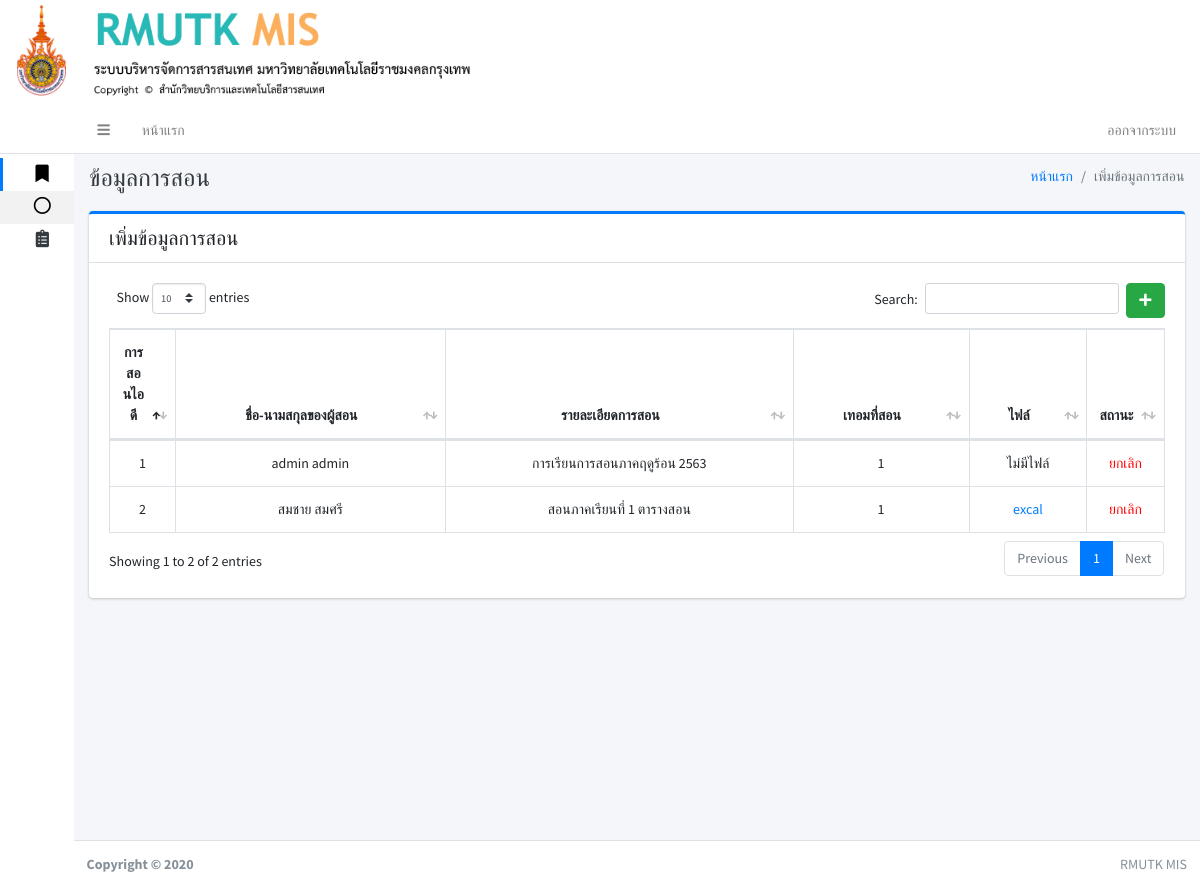
/index.php?kanzon (signed in), run on an earlier commit of the app's database.
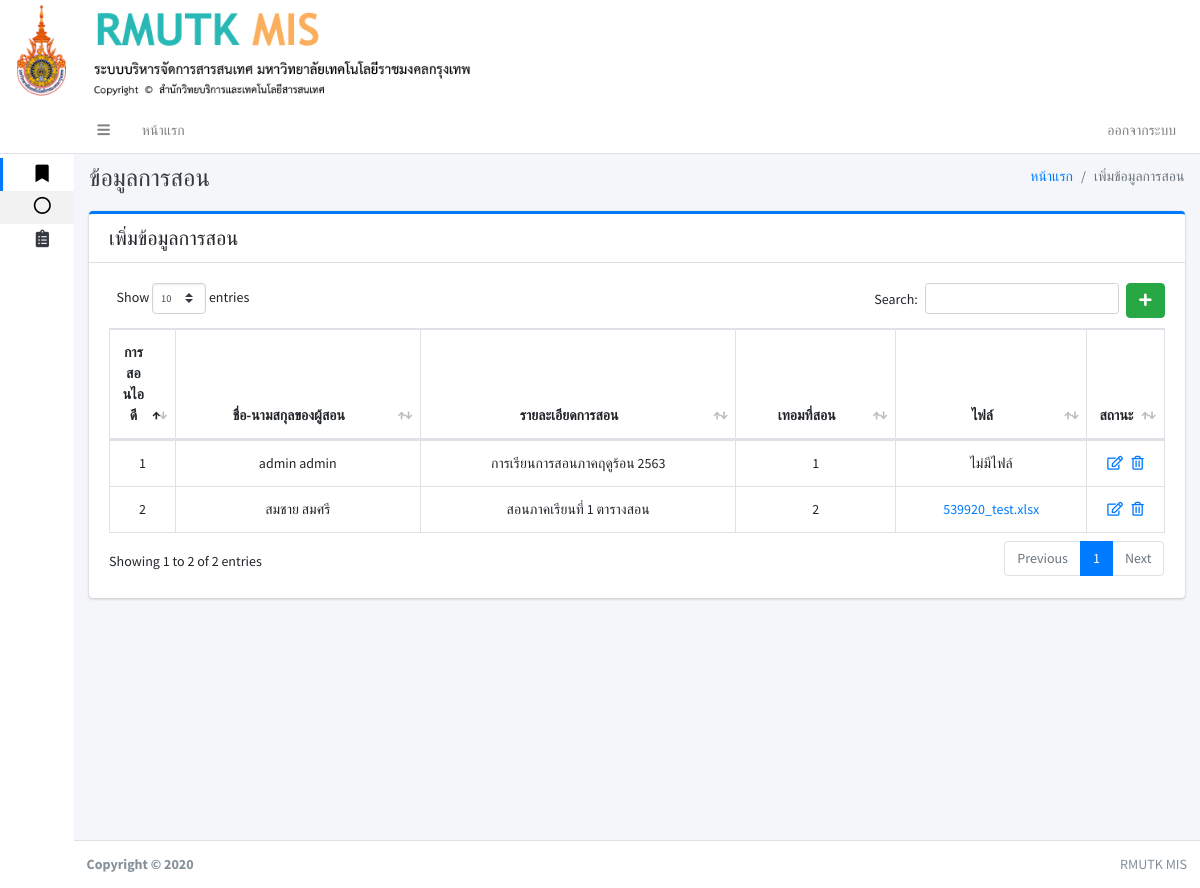
And on a later commit of the database.
### tables this page shows
CREATE TABLE IF NOT EXISTS `kanzon` (
`kanzon_id` int(11) NOT NULL,
  `kanzon_user_id` int(11) NOT NULL,
  `kanzon_detail` varchar(100) NOT NULL,
  `kanzon_term` int(11) NOT NULL,
  `kanzon_file` varchar(255) NOT NULL,
  `kanzon_status` int(11) NOT NULL
);

CREATE TABLE IF NOT EXISTS `user` (
`user_id` int(11) NOT NULL,
  `first_name` varchar(150) NOT NULL,
  `last_name` varchar(150) NOT NULL,
  `username` varchar(150) NOT NULL,
  `password` varchar(150) NOT NULL,
  `user_tumn` varchar(250) NOT NULL,
  `user_kana_id` int(11) NOT NULL,
  `user_saka_id` int(11) NOT NULL,
  `user_status` int(11) NOT NULL
);

### page/kanzon.php (the view, shortened to what this page needs)
 <div class="content-header">
     <div class="container-fluid">
         <div class="row mb-2">
             <div class="col-sm-6">
                 <h1 class="m-0 text-dark">ข้อมูลการสอน</h1>
             </div>
             <div class="col-sm-6">
                 <ol class="breadcrumb float-sm-right">
                     <li class="breadcrumb-item"><a href="#">หน้าแรก</a></li>
                     <li class="breadcrumb-item active">เพิ่มข้อมูลการสอน</li>
                 </ol>
             </div>
         </div>
     </div>
 </div>
 <div class="content">
     <div class="container-fluid">
         <div class="row">
             <div class="col-lg-12">
                 <div class="card card-primary card-outline ">
                     <div class="card-header noprint">
                         <h5 class="m-0">เพิ่มข้อมูลการสอน</h5>
                     </div>
                     <div class="card-body">
                         <?php
                         if (isset($_GET['add'])):
                            add();
                        elseif (isset($_GET['edit_user'])):
                            edit();
                        elseif (isset($_GET['del_la'])):
                            del();
                        else:
                        ?>
                         <a href="./index.php?kanzon&add" class="btn btn-success float-right"><i
                                 class="fas fa-plus"></i></a>
                         <?php shows(); ?>
                         <?php endif ?>
                     </div>
                 </div>
             </div>
         </div>
     </div>
 </div>
 <?php
function shows()
{
include './conn.php';
$sqlkanzon = " SELECT * FROM kanzon  INNER JOIN user ON kanzon.kanzon_user_id = user.user_id ORDER BY kanzon_id desc ";
$qrykanzon = mysqli_query($conn,$sqlkanzon);
?>
 <table id="example1" class="table table-bordered table-hover">
     <thead>
         <tr align="center">
             <th width="3px">การสอนไอดี</th>
             <th>ชื่อ-นามสกุลของผู้สอน</th>
             <th>รายละเอียดการสอน</th>
             <th>เทอมที่สอน</th>
             <th>ไฟล์</th>
             <th>สถานะ</th>
         </tr>
     </thead>
     <tbody>
         <?php
        $i = 1;
        while ($rowkanzon = $qrykanzon->fetch_array()) {
        $kanzon_id = $rowkanzon['kanzon_id'];
        ?>
         <tr align="center">
             <td align="center"><?php echo $i; ?></td>
             <td><?php echo $rowkanzon['first_name']."  ".$rowkanzon['last_name']; ?></td>
             <td><?php echo $rowkanzon['kanzon_detail']; ?></td>
             <td><?php echo $rowkanzon['kanzon_term']; ?></td>
             <td>
                 <?php if ($rowkanzon['kanzon_file'] == "ไม่มีไฟล์" || $rowkanzon['kanzon_file'] == "") {
                    echo "ไม่มีไฟล์";
                 }else{ ?>
                 <a href="uploads/<?php echo $rowkanzon['kanzon_file']; ?>"
                     download><?php echo $rowkanzon['kanzon_file']; ?>
                     <?php } ?>
             </td>
             <td width="10px">
                 <?php if ($rowkanzon['kanzon_status'] == 0): ?>
                 <a href="index.php?kanzon&edit_user&kanzon_id=<?php echo($kanzon_id) ?>"><i
                         class="far fa-edit"></i></a>&nbsp;&nbsp;
                 <a href="page/kanzon_db.php?del_kanzon&kanzon_id=<?php echo($kanzon_id) ?>"><i
                         class="far fa-trash-alt"></i></a>
                 <?php else: ?>
                 <?php echo "<font color='red'>ยกเลิก</fon>"; ?>
                 <?php endif ?>
             </td>
         </tr>
         <?php $i++; } ?>
     </tbody>
 </table>
 <?php } ?>

### index.php (shortened to what this page needs)
<!DOCTYPE html>
<html lang="en">
<head>
    <link rel="stylesheet" href="adminlte3/plugins/fontawesome-free/css/all.min.css">
    <link rel="stylesheet" href="adminlte3/plugins/datatables-bs4/css/dataTables.bootstrap4.css">
    <link rel="stylesheet" href="adminlte3/plugins/select2/css/select2.min.css">
    <link rel="stylesheet" href="adminlte3/plugins/select2-bootstrap4-theme/select2-bootstrap4.min.css">
    <link rel="stylesheet" href="adminlte3/dist/css/adminlte.min.css">
    <link rel="stylesheet" href="adminlte3/plugins/summernote/summernote-bs4.css">
    <link rel="stylesheet" type="text/css" href="css/cuttom.css">
</head>
<body class="hold-transition sidebar-collapse sidebar-mini text-sm ">
    <?php include 'banner.php'; ?>
    <div class="wrapper">
        <?php
    include 'navbar.php';
    include 'sidebar.php';
    ?>
        <div class="content-wrapper">
            <?php
      if (isset($_GET['pa1'])) {
        include 'page/pa1.php';
      }elseif (isset($_GET['pa2'])) {
        include 'page/pa2.php';
      }elseif (isset($_GET['pa3'])) {
        include 'page/pa3.php';
      }elseif (isset($_GET['pa4'])) {
        include 'page/pa4.php';
      }elseif (isset($_GET['pa5'])) {
        include 'page/pa5.php';
      }elseif (isset($_GET['pa6'])) {
        include 'page/pa6.php';
      }elseif (isset($_GET['pa66'])) {
        include 'page/pa66.php';
      }elseif (isset($_GET['pa666'])) {
        include 'page/pa666.php';
      }elseif (isset($_GET['pa7'])) {
        include 'page/pa7_news.php';
      }elseif (isset($_GET['pa8'])) {
        include 'page/pa8_user.php';
      }elseif (isset($_GET['ph'])) {
        include 'page/ph.php';
      }elseif (isset($_GET['addtext'])) {
        include 'page/addtext.php';
      }elseif (isset($_GET['ph1'])) {
        include 'page/ph1.php';
      }elseif (isset($_GET['pla'])) {
        include 'page/pla.php';
      }elseif (isset($_GET['kanzon'])) {
        include 'page/kanzon.php';
      }elseif (isset($_GET['kan_research'])) {
        include 'page/kan_research.php';
      }elseif (isset($_GET['kan_activity'])) {
        include 'page/kan_activity.php';
      }elseif (isset($_GET['arts_and_culture'])) {
        include 'page/arts_and_culture.php';
      }else{
        include 'new.php';
      }
      ?>
        </div>
        <footer class="main-footer noprint">
            <div class="float-right d-none d-sm-inline">
                RMUTK MIS
            </div>
            <strong>Copyright &copy; 2020 </strong>
        </footer>
    </div>
</body>
</html>

### banner.php
<div class="row noprint">
<img src="img/logo.png" class="col-md-5 " >
</div>

### navbar.php (shortened to what this page needs)
<nav class="main-header navbar navbar-expand navbar-white navbar-light">
  <ul class="navbar-nav">
    <li class="nav-item">
      <a class="nav-link" data-widget="pushmenu" href="#"><i class="fas fa-bars"></i></a>
    </li>
    <li class="nav-item d-none d-sm-inline-block">
      <a href="index.php" class="nav-link">หน้าแรก</a>
    </li>
    </ul>
    <ul class="navbar-nav ml-auto">
      <li class="nav-item d-none d-sm-inline-block">
        <?php if (!isset($_SESSION["USERNAME"])):
          ?>
          <a href="./home" class="nav-link">เข้าสู่ระบบ</a>
          <?php else: ?>
            <a data-toggle="modal" data-target="#LogoutModal" class="nav-link">ออกจากระบบ</a>
          <?php endif ?>
        </li>
      </ul>
    </nav>

### sidebar.php (shortened to what this page needs)
<aside class="main-sidebar sidebar-light-primary">
  <a href="#" class="brand-link">
      <?php
      $status = "";
      if (isset($_SESSION["USERNAME"])){
        $user = $_SESSION["USERNAME"];
        include './conn.php';
        $sqlhusercc=" SELECT * FROM user WHERE username = '$user' ";
        $qryhusercc = mysqli_query($conn,$sqlhusercc);
        $rowhusercc = mysqli_fetch_assoc($qryhusercc);
        $status = $rowhusercc['user_status'];
        ?>
      <?php }else{ ?>
        &nbsp;
      <?php } ?>
  </a>
  <div class="sidebar text-xs">
    <nav class="mt-2">
      <ul class="nav nav-pills nav-sidebar nav-compact nav-child-indent nav-legacy flex-column" data-widget="treeview" role="menu" data-accordion="false">
         <li class="nav-item has-treeview menu-open">
          <a href="#" class="nav-link active">
            <i class="nav-icon fas fa-bookmark"></i>
          </a>
          <ul class="nav nav-treeview">
            <li class="nav-item">
              <a href="index.php" class="nav-link active">
                <i class="far fa-circle nav-icon"></i>
              </a>
            </li>
            </ul>
          </li>
            <?php if ($status == 1): ?>
              <li class="nav-item">
                <a href="#" class="nav-link">
                  <i class="nav-icon fas fa-clipboard-list"></i>
                </a>
              </li>
              <?php else: ?>
              <?php endif ?>
            </ul>
          </nav>
        </div>
      </aside>

What changed in the data, as far as the page shows it:
changed kanzon "การเรียนการสอนภาคฤดูร้อน 2563": no longer shows "ยกเลิก"
changed kanzon "สอนภาคเรียนที่ 1 ตารางสอน": kanzon_term "1" → "2"; kanzon_file "excal" → "539920_test.xlsx"; no longer shows "ยกเลิก"
